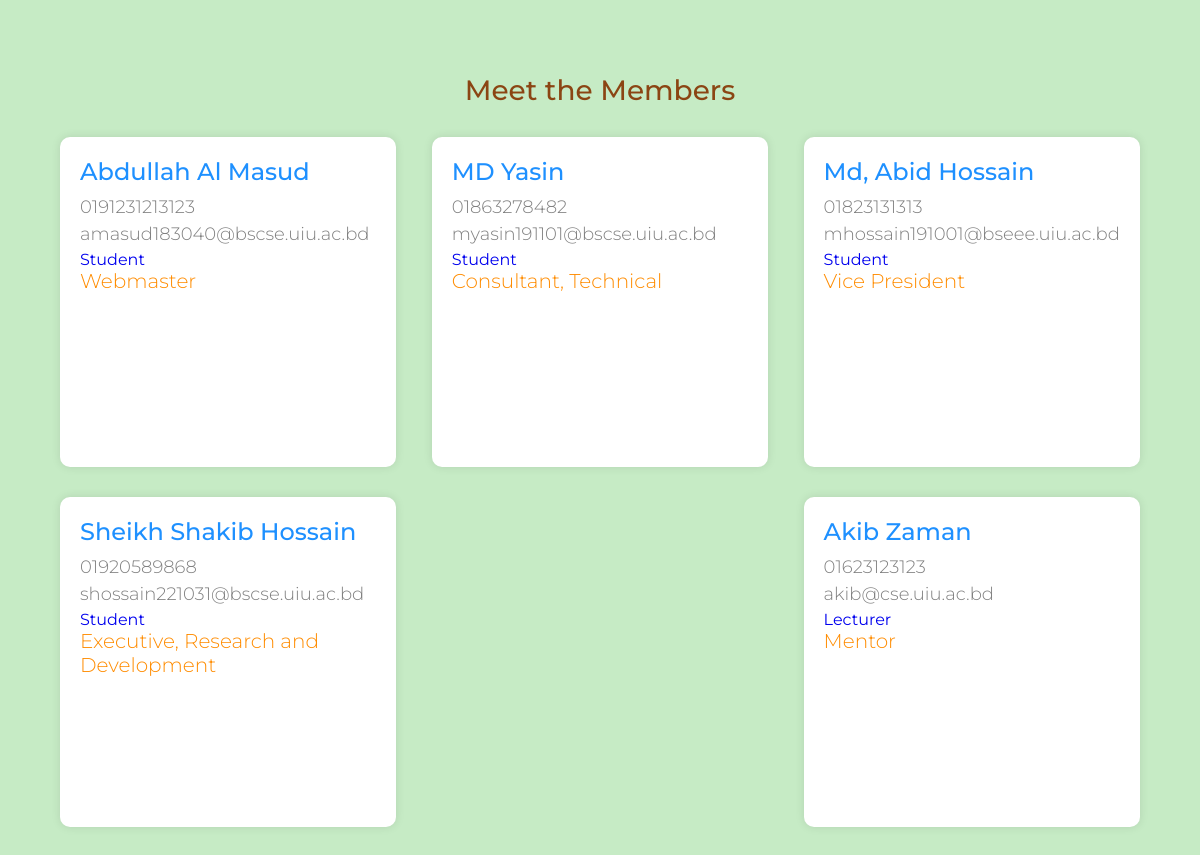
The app's page /club_page.php?id=1, older data.
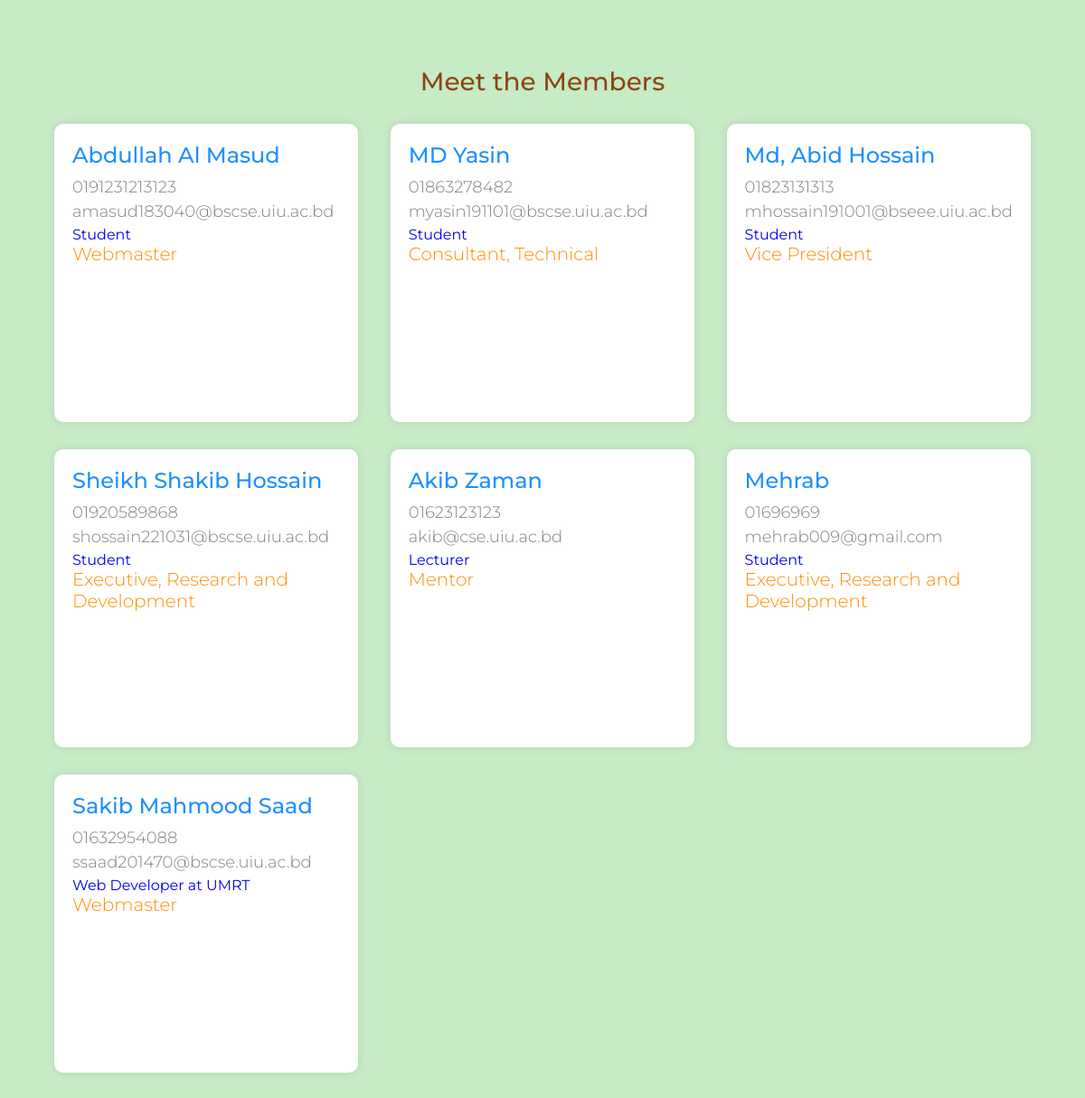
The same page, newer data.
### tables this page shows
CREATE TABLE `person` (
  `id` varchar(20) NOT NULL,
  `name` varchar(100) DEFAULT NULL,
  `email` varchar(100) DEFAULT NULL,
  `address` varchar(100) DEFAULT NULL,
  `phone` varchar(20) DEFAULT NULL,
  `current_work` varchar(50) DEFAULT NULL,
  `dob` date DEFAULT NULL,
  `city` int(11) DEFAULT NULL,
  `country` int(11) DEFAULT NULL,
  `batch` int(11) DEFAULT NULL,
  `passwd` varchar(50) DEFAULT NULL
);

CREATE TABLE `club_position` (
  `id` int(11) NOT NULL,
  `name` varchar(50) DEFAULT NULL
);

### club_page.php (the view, shortened to what this page needs)
<?php
    if ($_SERVER["REQUEST_METHOD"] == "GET") {
        $club_id = $_GET["id"];
        $connect = mysqli_connect(HOST, USER, PASS, DB) or die("Can not connect");
        $results = mysqli_query($connect, "SELECT person_id FROM members_info WHERE members_info.club = $club_id")
            or die("Can not execute query");
        $friends = [];
        while ($rows = mysqli_fetch_array($results)) {
            extract($rows);
            $friends[] = $person_id;
        }
    } else {
        echo "Error in Database";
    }
?>
<!DOCTYPE html>
<html lang="en">
<head>
</head>
<body>
<div id="container">
    <h2>Meet the Members</h2>
    <?php
    foreach ($friends as $friend_id) {
        $friend_query = mysqli_query($connect, "SELECT name, phone, email, current_work FROM person WHERE id = '$friend_id'");
        $friend_data = mysqli_fetch_assoc($friend_query);
        if ($club_id != 4 && $club_id != 5) {
            $club_position_query = mysqli_query($connect, "SELECT club_position.name FROM club_position WHERE club_position.id = (SELECT members_info.club_position FROM members_info WHERE members_info.person_id = '$friend_id')");
            $club_position_data = mysqli_fetch_assoc($club_position_query);
        }
    ?>
    <a href="user.php?id=<?php echo $friend_id; ?>" class="user">
        <p class="name"><?php echo $friend_data['name']; ?></p>
        <p class="email"><?php echo $friend_data['phone']; ?></p>
        <p class="email"><?php echo $friend_data['email']; ?></p>
        <p class="address"><?php echo $friend_data['current_work']; ?></p>
        <p class="location"><?php echo $club_position_data['name']; ?></p>
    </a>
    <?php
    }
    ?>
</div>
</body>
</html>

### club_page.php (style rules this page uses)
body { margin: 0; padding: 0; font-family: 'Montserrat', sans-serif; background-color: #E9EAEA; }
#container { width: 90%; max-width: 1200px; margin: 50px auto; display: flex; flex-wrap: wrap; justify-content: space-between; align-items: flex-start; }
#container h2 { width: 100%; text-align: center; color: #8B4513; font-weight: 500; font-size: 28px; margin-bottom: 30px; }
.user { width: calc(33% - 20px); height: 330px; background-color: #FFF; border-radius: 10px; box-shadow: 0px 0px 10px rgba(0, 0, 0, 0.1); margin-bottom: 30px; padding: 20px; box-sizing: border-box; transition: all 0.3s ease; text-decoration: none; }
.user p { margin: 0; padding: 0; }
.user .name { font-size: 24px; font-weight: 500; color: #1E90FF; margin-bottom: 10px; }
.user .location { font-size: 20px; font-weight: 300; color: #FF8C00; margin-bottom: 5px; }
.user .email { font-size: 18px; font-weight: 300; color: #808080; margin-bottom: 5px; }
body { background-color: #C6EBC5; }

Row changes from the older to the newer data that the page shows:
added person: name "Mehrab", phone "01696969", email "mehrab009@gmail.com", current_work "Student", club_position.name "Executive, Research and Development"
added person: name "Sakib Mahmood Saad", phone "01632954088", email "ssaad201470@bscse.uiu.ac.bd", current_work "Web Developer at UMRT", club_position.name "Webmaster"
